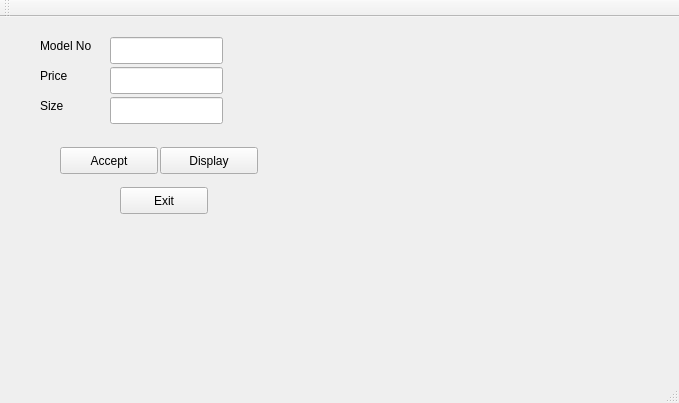
<?xml version="1.0" encoding="UTF-8"?>
<ui version="4.0">
 <class>MainWindow</class>
 <widget class="QMainWindow" name="MainWindow">
  <property name="geometry">
   <rect>
    <x>0</x>
    <y>0</y>
    <width>679</width>
    <height>403</height>
   </rect>
  </property>
  <property name="windowTitle">
   <string>MainWindow</string>
  </property>
  <widget class="QWidget" name="centralWidget">
   <widget class="QLabel" name="label">
    <property name="geometry">
     <rect>
      <x>40</x>
      <y>20</y>
      <width>66</width>
      <height>17</height>
     </rect>
    </property>
    <property name="text">
     <string>Model No</string>
    </property>
   </widget>
   <widget class="QLineEdit" name="model">
    <property name="geometry">
     <rect>
      <x>110</x>
      <y>20</y>
      <width>113</width>
      <height>27</height>
     </rect>
    </property>
   </widget>
   <widget class="QLineEdit" name="price">
    <property name="geometry">
     <rect>
      <x>110</x>
      <y>50</y>
      <width>113</width>
      <height>27</height>
     </rect>
    </property>
   </widget>
   <widget class="QLineEdit" name="size">
    <property name="geometry">
     <rect>
      <x>110</x>
      <y>80</y>
      <width>113</width>
      <height>27</height>
     </rect>
    </property>
   </widget>
   <widget class="QPushButton" name="accept">
    <property name="geometry">
     <rect>
      <x>60</x>
      <y>130</y>
      <width>98</width>
      <height>27</height>
     </rect>
    </property>
    <property name="text">
     <string>Accept</string>
    </property>
   </widget>
   <widget class="QPushButton" name="display">
    <property name="geometry">
     <rect>
      <x>160</x>
      <y>130</y>
      <width>98</width>
      <height>27</height>
     </rect>
    </property>
    <property name="text">
     <string>Display</string>
    </property>
   </widget>
   <widget class="QLabel" name="label_2">
    <property name="geometry">
     <rect>
      <x>40</x>
      <y>50</y>
      <width>66</width>
      <height>17</height>
     </rect>
    </property>
    <property name="text">
     <string>Price</string>
    </property>
   </widget>
   <widget class="QLabel" name="label_3">
    <property name="geometry">
     <rect>
      <x>40</x>
      <y>80</y>
      <width>66</width>
      <height>17</height>
     </rect>
    </property>
    <property name="text">
     <string>Size</string>
    </property>
   </widget>
   <widget class="QPushButton" name="exit">
    <property name="geometry">
     <rect>
      <x>120</x>
      <y>170</y>
      <width>88</width>
      <height>27</height>
     </rect>
    </property>
    <property name="text">
     <string>Exit</string>
    </property>
   </widget>
  </widget>
  <widget class="QMenuBar" name="menuBar">
   <property name="geometry">
    <rect>
     <x>0</x>
     <y>0</y>
     <width>679</width>
     <height>24</height>
    </rect>
   </property>
  </widget>
  <widget class="QToolBar" name="mainToolBar">
   <attribute name="toolBarArea">
    <enum>TopToolBarArea</enum>
   </attribute>
   <attribute name="toolBarBreak">
    <bool>false</bool>
   </attribute>
  </widget>
  <widget class="QStatusBar" name="statusBar"/>
 </widget>
 <layoutdefault spacing="6" margin="11"/>
 <resources/>
 <connections/>
</ui>
